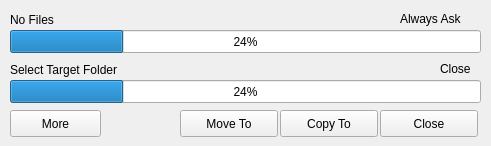
<?xml version="1.0" encoding="UTF-8"?>
<ui version="4.0">
 <class>MainWindow</class>
 <widget class="QMainWindow" name="MainWindow">
  <property name="geometry">
   <rect>
    <x>0</x>
    <y>0</y>
    <width>491</width>
    <height>146</height>
   </rect>
  </property>
  <property name="windowTitle">
   <string>RCopy</string>
  </property>
  <widget class="QWidget" name="centralwidget">
   <widget class="QLabel" name="lbl_source_file">
    <property name="geometry">
     <rect>
      <x>10</x>
      <y>10</y>
      <width>381</width>
      <height>20</height>
     </rect>
    </property>
    <property name="text">
     <string>No Files</string>
    </property>
   </widget>
   <widget class="QLabel" name="lbl_always_ask">
    <property name="geometry">
     <rect>
      <x>400</x>
      <y>10</y>
      <width>81</width>
      <height>17</height>
     </rect>
    </property>
    <property name="text">
     <string>Always Ask</string>
    </property>
   </widget>
   <widget class="QProgressBar" name="pb_single_file">
    <property name="geometry">
     <rect>
      <x>10</x>
      <y>30</y>
      <width>471</width>
      <height>23</height>
     </rect>
    </property>
    <property name="value">
     <number>24</number>
    </property>
   </widget>
   <widget class="QLabel" name="lbl_target_folder">
    <property name="geometry">
     <rect>
      <x>10</x>
      <y>60</y>
      <width>281</width>
      <height>20</height>
     </rect>
    </property>
    <property name="text">
     <string>Select Target Folder</string>
    </property>
   </widget>
   <widget class="QLabel" name="lbl_close">
    <property name="geometry">
     <rect>
      <x>440</x>
      <y>60</y>
      <width>41</width>
      <height>17</height>
     </rect>
    </property>
    <property name="text">
     <string>Close</string>
    </property>
   </widget>
   <widget class="QProgressBar" name="pb_total_copy">
    <property name="geometry">
     <rect>
      <x>10</x>
      <y>80</y>
      <width>471</width>
      <height>23</height>
     </rect>
    </property>
    <property name="value">
     <number>24</number>
    </property>
   </widget>
   <widget class="QPushButton" name="btn_more">
    <property name="geometry">
     <rect>
      <x>10</x>
      <y>110</y>
      <width>91</width>
      <height>27</height>
     </rect>
    </property>
    <property name="text">
     <string>More</string>
    </property>
   </widget>
   <widget class="QPushButton" name="btn_move_to">
    <property name="geometry">
     <rect>
      <x>180</x>
      <y>110</y>
      <width>98</width>
      <height>27</height>
     </rect>
    </property>
    <property name="text">
     <string>Move To</string>
    </property>
   </widget>
   <widget class="QPushButton" name="btn_copy_to">
    <property name="geometry">
     <rect>
      <x>280</x>
      <y>110</y>
      <width>98</width>
      <height>27</height>
     </rect>
    </property>
    <property name="text">
     <string>Copy To</string>
    </property>
   </widget>
   <widget class="QPushButton" name="btn_close">
    <property name="geometry">
     <rect>
      <x>380</x>
      <y>110</y>
      <width>98</width>
      <height>27</height>
     </rect>
    </property>
    <property name="text">
     <string>Close</string>
    </property>
   </widget>
  </widget>
 </widget>
 <resources/>
 <connections/>
</ui>
